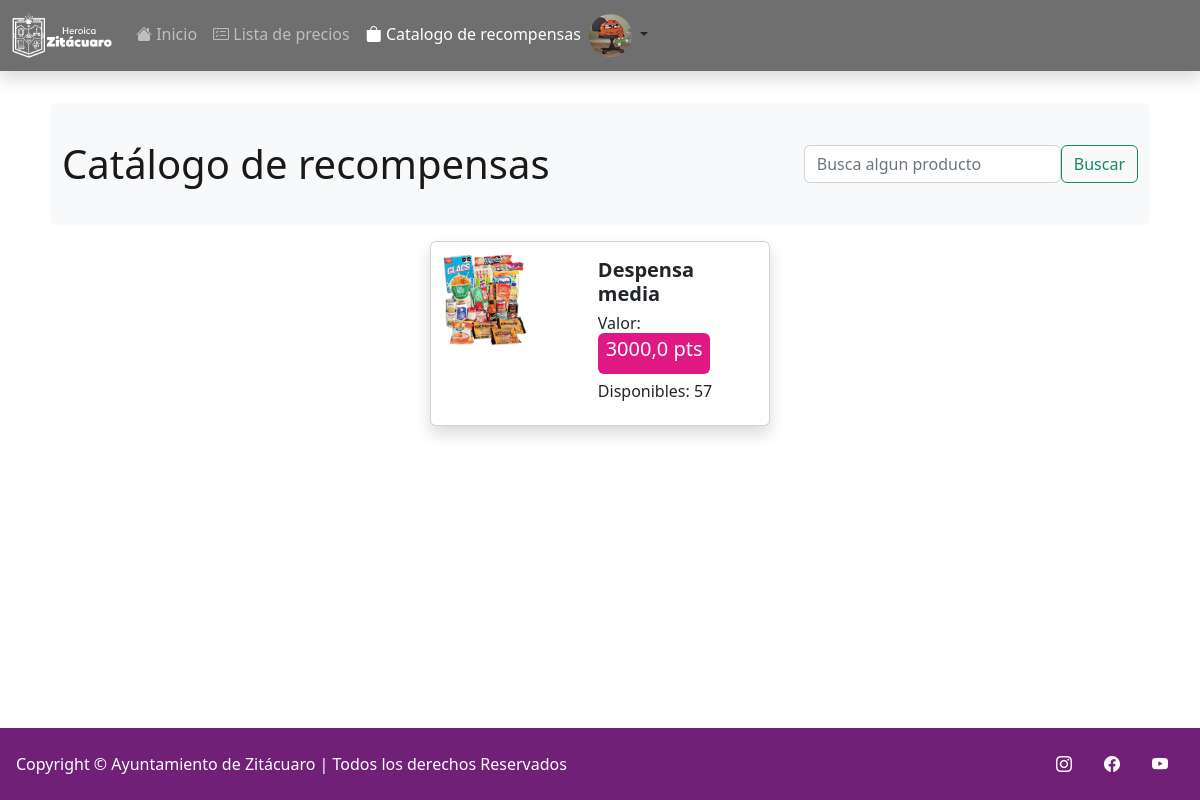
/catalogo/ (signed in), run on the app's committed database.
### reciclaje/models.py (models this page shows, shortened)
class User(AbstractUser):
    username = None
    Normal = 'Normal'
    ter_edad = 'Tercera Edad'
    Embarazadas = 'Embarazadas'
    Tipos =[
        (Normal, 'Normal'),
        (ter_edad, 'Tercera Edad'),
        (Embarazadas, 'Embarazadas')
    ]
    CURP = models.CharField(unique=True,  max_length = 18)
    fechaNacimiento = models.DateField(null = True, blank = True)
    puntos = models.IntegerField(blank = True, null = True, default=0)
    pic = models.ImageField(default='unknown.jpg')
    tipo = models.CharField(choices=Tipos, default=Normal, max_length=12)
    REQUIRED_FIELDS = []
    USERNAME_FIELD = 'CURP'
    class Meta:
        permissions = (("admin", "Funciones admin"),("recolector", "Funciones recolector"),("canjeador", "Funciones canjeador"))

class Premio(models.Model):
    nombre = models.CharField(max_length = 35)
    valor = models.DecimalField(default=1.0, max_digits=10, decimal_places=1)
    stock = models.IntegerField()
    imagen = models.ImageField()

### reciclaje/views.py (the view)
# urls.py: path('catalogo/', RecompensasList.as_view(template_name = "reciclaje/catalogo.html"), name='catalogo'),
class RecompensasList( ListView):
    model = Premio
    paginate_by = 25
    def get_context_data(self, **kwargs):
        context = super().get_context_data(**kwargs)
        queryset = self.request.GET.get("buscar")
        if queryset:
            resultado = Premio.objects.filter(
                Q(nombre__icontains = queryset)
            ).distinct()
            context['object_list'] = resultado
        return context

### reciclaje/templates/reciclaje/catalogo.html (shortened to what this page needs)
{% extends 'reciclaje/base.html' %}
{% block content %}
{% load static %}
<nav class="navbar navbar-expand-lg navbar-light bg-light m-2 rounded">
    <div class="container-fluid">
      <a class="navbar-brand" href="#"><h1 class="my-4 m-75">
        Catálogo de recompensas
    </h1></a>
      <div class="collapse navbar-collapse" id="navbarSupportedContent">
        <form class="d-flex" method="post" action="{% url  'catalogo_b' %}">
           <input type="search" class="form-control" placeholder="Busca algun producto" aria-label="Busca algun producto"
           name="buscar">
           <button class="btn btn-outline-success" type="submit">Buscar</button>
       </form>
      </div>
    </div>
  </nav>
<div class="row d-flex justify-content-center">
    {% for premio in object_list %}
<div class="col-12 col-sm-12 col-md-6 col-lg-4 col-xl-4">
    <div class="card shadow m-2">
        <div class="row">
            <div class="col-md-5">
                <img src="{% static 'reciclaje/img/'%}{{premio.imagen}}" class="rounded-start img-fluid m-2" alt="imagen de referencia" style="height: 100px;">
            </div>
            <div class="col-md-6">
                <div class="card-body">
                    <h5 class="card-title"><b>{{premio.nombre}}</b></h5>
                        <h6>Valor: <span class="badge" style="background-color: #E01883;"><h5 style="color: white;">{{premio.valor}} pts</h5></span></h6>
                        <h6>Disponibles: {{premio.stock}}</h6>
                </div>
            </div>
        </div>
    </div>
</div>
    {% endfor %}
</div>
{% endblock content %}

### reciclaje/templates/reciclaje/base.html (shortened to what this page needs)
{% load static %}
<!DOCTYPE html>
<html lang="es">
<head>
    <link rel="stylesheet" href='{% static 'reciclaje/css/'%}Styles.css'>
    <link href="https://cdn.jsdelivr.net/npm/bootstrap@5.2.2/dist/css/bootstrap.min.css" rel="stylesheet">
    <link rel="stylesheet" href="https://cdn.jsdelivr.net/npm/bootstrap-icons@1.9.1/font/bootstrap-icons.css">
    <link rel="stylesheet" href="https://cdn.datatables.net/responsive/2.4.0/css/responsive.dataTables.min.css">
    <link rel="stylesheet" type="text/css" href="https://cdn.jsdelivr.net/npm/daterangepicker/daterangepicker.css" />
    <link rel="stylesheet" type="text/css" href="https://cdn.datatables.net/1.13.1/css/jquery.dataTables.css">
    <link rel="stylesheet" type="text/css" href="https://cdn.datatables.net/1.13.1/css/dataTables.bootstrap5.css"/>
    <link rel="stylesheet" type="text/css" href="https://cdn.datatables.net/buttons/2.3.3/css/buttons.bootstrap5.css"/>
</head>
<body>
    <nav class="navbar navbar-dark navbar-expand-md shadow" style="background-color: #6F6F6F; margin-bottom: 24px;">
        <div class="container-fluid">
            <a class="navbar-brand" href="{% url 'homee' %}"><img src="{% static 'reciclaje/img/'%}HZG_SFB.png" alt="logo" width="100" height="45"></a>
            <div class="collapse navbar-collapse" id="navbarTogglerDemo02">
            <ul class="navbar-nav me-auto mb-2 mb-lg-0">
                {% url 'homee' as url %}
                <li class="nav-item ">
                    <a class="nav-link {% if request.path == url %}active{% endif %}" aria-current="page" href="{% url 'homee' %}"><i class="bi bi-house-fill"></i> Inicio </a>
                  </li>
                  {% url 'TablaEquivalencia' as url %}
                  <li class="nav-item">
                    <a class="nav-link {% if request.path == url %}active{% endif %}" href="{% url 'TablaEquivalencia' %}"><i class="bi bi-card-checklist"></i> Lista de precios</a>
                  </li>
                  {% url 'catalogo' as url %}
                  <li class="nav-item">
                    <a class="nav-link {% if request.path == url %}active{% endif %}" href="{% url 'catalogo' %}"><i class="bi bi-bag-fill"></i> Catalogo de recompensas</a>
                  </li>
                  {% if user.is_authenticated%}
                  <div class="dropdown-center">
                    <a href="#" class="d-block link-dark text-decoration-none dropdown-toggle" data-bs-toggle="dropdown" aria-expanded="false">
                      <img src="{% static 'reciclaje/img/'%}{{request.user.pic}}" alt="mdo" width="43" height="43" class="rounded-circle">
                    </a>
                  </div>
                  {% endif %}
            </ul>
          </div>
      </nav>
      <div class="container" >
      {% block content %}(no content){% endblock %}
    </div>
    <footer class="footer" style="margin-top: auto;">
    <div class="row">
        <div class="col-6 d-flex justify-content-between align-items-center">
          <span class="mb-3 mb-md-0" style="color: white;">Copyright © Ayuntamiento de Zitácuaro | Todos los derechos Reservados </span>
        </div>
        <ul class="nav col-6 justify-content-end align-items-center list-unstyled d-flex">
          <a class="nav-link" href="https://www.instagram.com/zitacuaro_ayuntamiento/" style="color: white;"><i class="bi bi-instagram"></i></a>
          <a class="nav-link" href="https://www.facebook.com/ayuntamientozitacuaro/" style="color: white;"><i class="bi bi-facebook"></i></a>
          <a class="nav-link" href="https://www.youtube.com/channel/UC2m9bHbE2dXqnagMYmEag3A  " style="color: white;"><i class="bi bi-youtube"></i></a>
        </ul>
      </footer>
</body>
</html>

### reciclaje/static/reciclaje/css/Styles.css (style rules this page uses)
body { display: flex; flex-direction: column; min-height: 100vh; }
.footer { background-color: #702077; padding: 1rem; }

### data on the page
User: user.pic (picture)
Premio: imagen (picture), nombre "Despensa media", valor "3000,0", stock "57"
